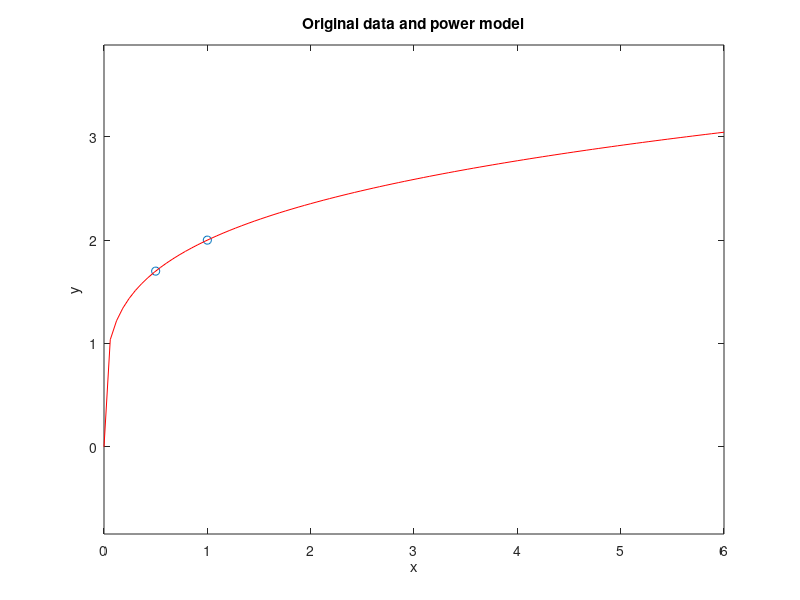
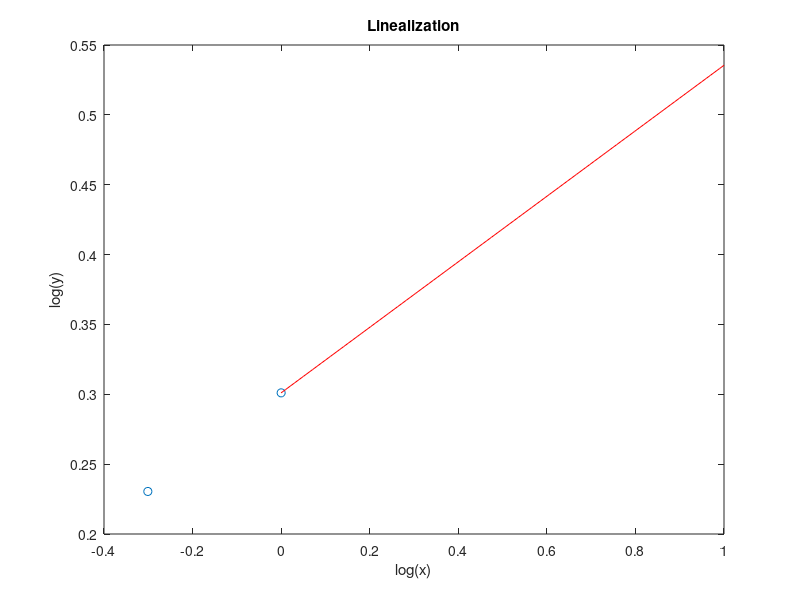

Reproduce these figures in MATLAB, in order.
%
% Regression Power Model
%
%
clear all
clc

% Original data
ORI = [1 2 3 4 5; 0.5 1.7 3.4 5.7 8.4]
figure(1)
plot(ORI(:,1), ORI(:,2),'o')
axis('equal')
hold on

DATA = ORI;
%Transform the x values
DATA(:,1) = log10(ORI(:,1));
%Transform the y values
DATA(:,2) = log10(ORI(:,2));
DATA

%Graph of the transformed data
figure(2)
plot(DATA(:,1), DATA(:,2), 'o')
hold on

[n, q] = size(DATA);

%System of normal equations
%Define the matrix of coefficients
A = [n sum(DATA(:,1)); sum(DATA(:,1)) sum(DATA(:,1).^2)]
%Define vector of constants
b = [sum(DATA(:,2));sum(DATA(:,1).*DATA(:,2))];

%Solve the system
a = A\b;

fprintf(' The linear regression model for your transfromed data is %i', a)

%Graph the line
x1 = linspace(0,1);
y1 = a(1) + a(2)*x1;
plot(x1,y1, 'r')
hold on
xlabel('log(x)')
ylabel('log(y)')
title('Linealization')

%Graph of the power model
figure(1)
x2 = linspace(0,6);
y2 = 10^a(1)*x2.^a(2);
plot(x2,y2, 'r')
hold on
xlabel('x')
ylabel('y')
title('Original data and power model')

%Quantification of the error
%Standard error of the estimate
DATA(:,3) = a(1) + a(2)*DATA(:,1);
Sr = sum((DATA(:,2) - DATA(:,3)).^2);
Syx = sqrt(Sr/(n-2));

%Coefficient of determination
St = sum((DATA(:,2) - mean(DATA(:,2))).^2)
r2 = (St - Sr)/St

%Coefficent of correlation
r = sqrt(r2)

%Percentage of uncertainty explained by the model
PUEM = r2*100







